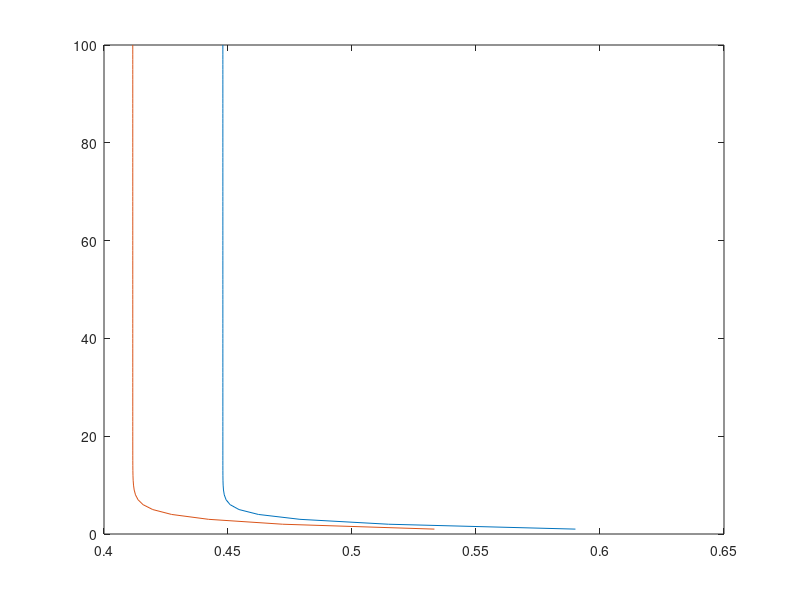

Source code (MATLAB):
%This file is for Problem 5.5
%Extend incorrect model with r=1
%Specify parameters
sigmax=1.0;
betax=.1;
dt=1.0;
incr=1.0;
truer=2.0;
phi=exp(-betax*dt);
q=(sigmax^2)*(1-exp(-2*betax*dt));
h=1.0;
n=100;
%Solution at t=0 is from Example 5.3
incgain=.5;
incp=.5;
pplus=incp;
subgain=zeros(n,1);
%Now extend incorrect solution for 100 steps
for i=1:100
  pminus=phi*pplus*phi+q;
  gain=pminus*h/(h*pminus*h+incr);
  imkh=1-gain*h;
  pplus=imkh*pminus;
  %save gain sequence in subgain
  subgain(i)=gain;
end
%Now get realistic p by recycling sub gains thru truth model
%Solution at t=0 is from paper and pencil methods
preal0=.75;
preal=zeros(n,1);
pplus=preal0;
for j=1:100
  pminus=phi*pplus*phi+q;
  imkh=1-h*subgain(j);
  pplus=imkh*pminus*imkh+subgain(j)*truer*subgain(j);
  preal(j)=pplus;
end
%Finally, get optimal solution using true r=2
pplus=2/3;
popt=zeros(n,1);
for k=1:100
  pminus=phi*pplus*phi+q;
  gain=pminus*h/(h*pminus*h+truer);
  imkh=1-gain*h;
  pplus=imkh*pminus;
  %save optimal p
  popt(k)=pplus;
end
t=1:100
X=[preal popt];
plot(X,t)



